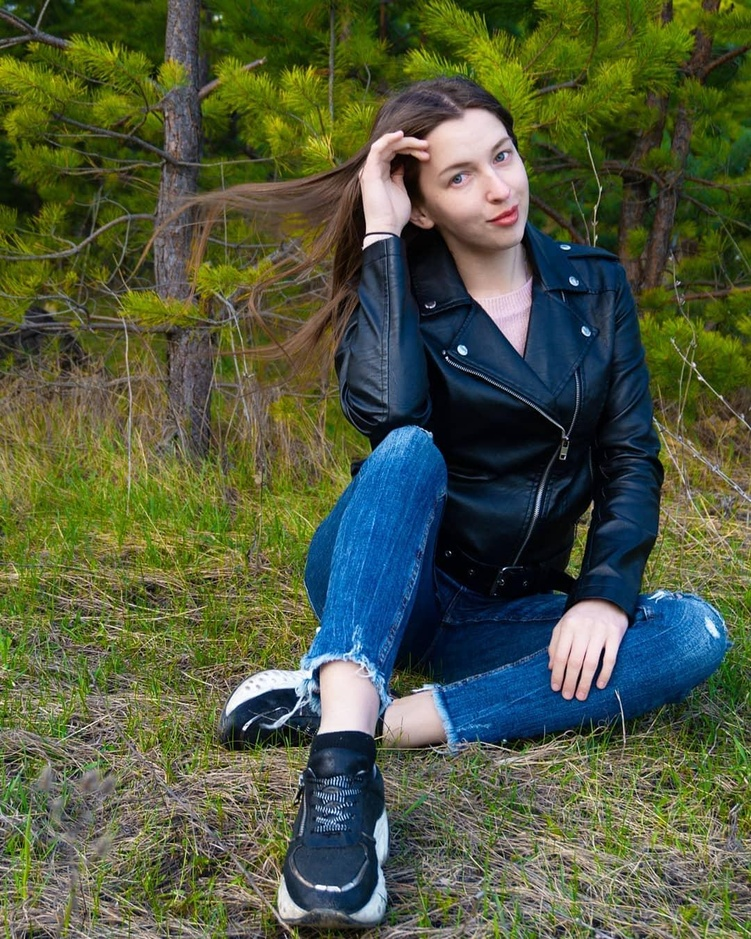
#> input picture deep/23.jpg, 751 x 939 px, shrunk from 1080 x 1350 before the run
$ python test.py
#> lines starting #> are read from the running program, lines starting #| are printed output that depends on the picture; after the words box and inside, x2 and y2 are one past the last pixel; in counts of white or black regions, pixels touching at a corner belong together
#> further down, rgb_lwpImg is the input picture: shape (939, 751, 3); mean B, G, R 64.2, 89.5, 80.4
import cv2
import numpy as np


def rgbtohsi(rgb_lwpImg):
    rows = int(rgb_lwpImg.shape[0])
#> rows = 939
    cols = int(rgb_lwpImg.shape[1])
#> cols = 751
    b, g, r = cv2.split(rgb_lwpImg)
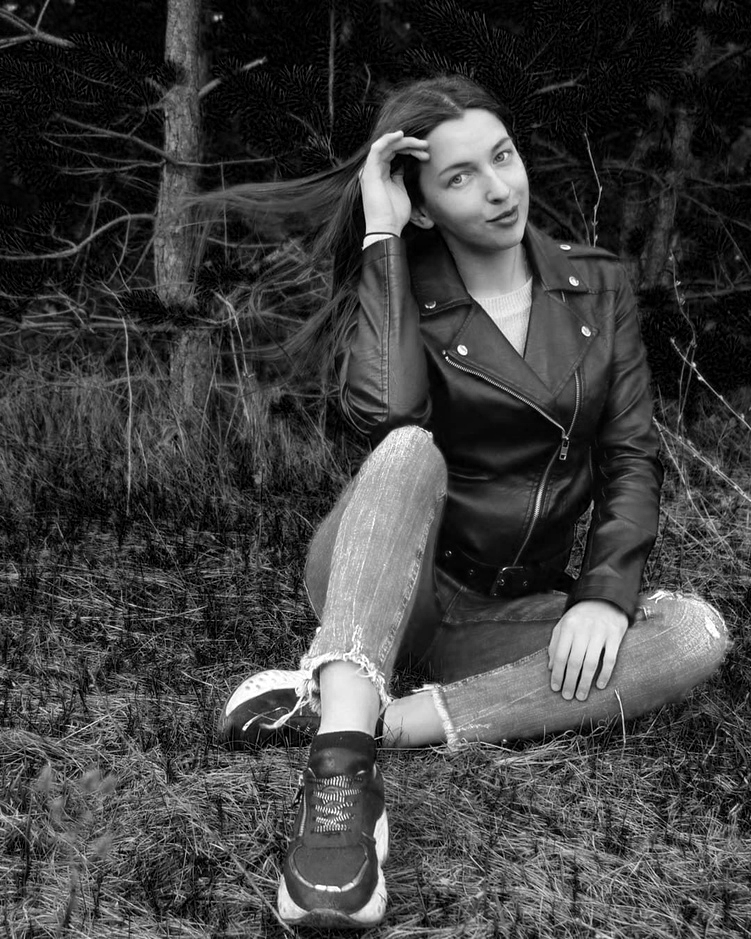
#> b: shape (939, 751); min 0, max 255, mean 64.2
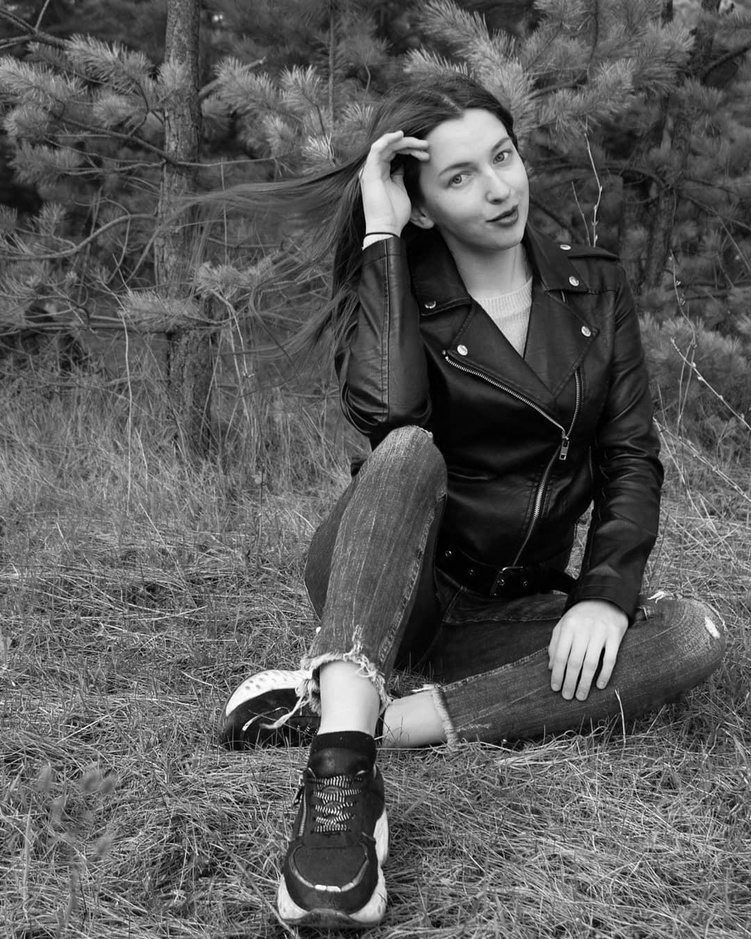
#> g: shape (939, 751); min 0, max 255, mean 89.5
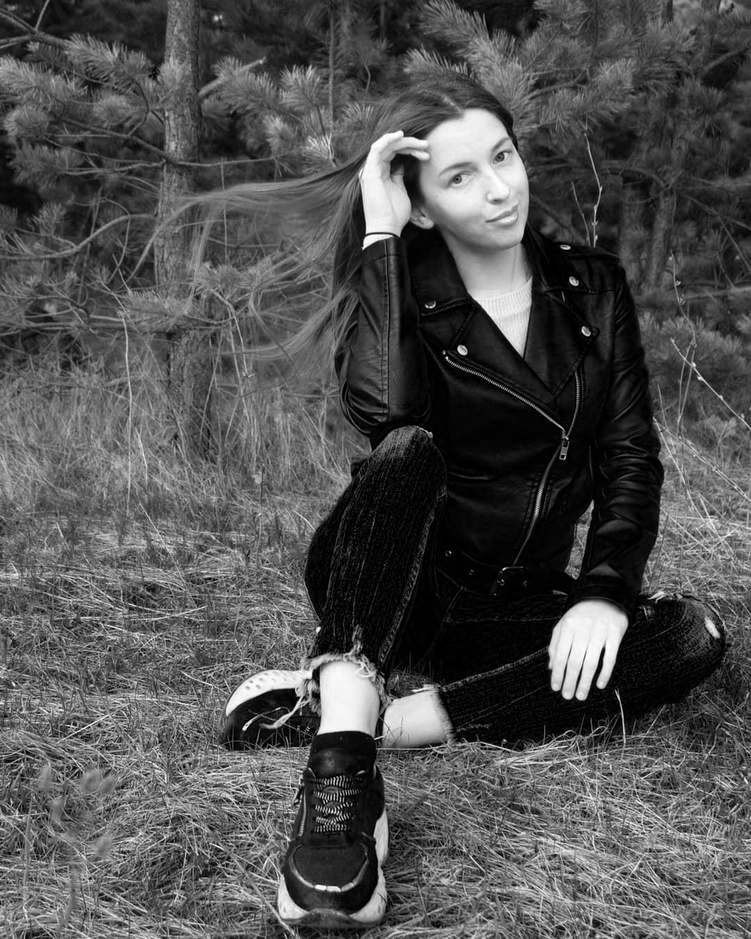
#> r: shape (939, 751); min 0, max 255, mean 80.4
    b = b / 255.0
    g = g / 255.0
    r = r / 255.0
    hsi_lwpImg = rgb_lwpImg.copy()
    H, S, I = cv2.split(hsi_lwpImg)
    for i in range(rows):
        for j in range(cols):
            num = 0.5 * ((r[i, j] - g[i, j]) + (r[i, j] - b[i, j]))
            den = np.sqrt((r[i, j] - g[i, j]) ** 2 + (r[i, j] - b[i, j]) * (g[i, j] - b[i, j]))
            theta = float(np.arccos(num / den))

            if den == 0:
                H = 0
            elif b[i, j] <= g[i, j]:
                H = theta
            else:
                H = 2 * 3.14169265 - theta

            min_RGB = min(min(b[i, j], g[i, j]), r[i, j])
            sum = b[i, j] + g[i, j] + r[i, j]
            if sum == 0:
                S = 0
            else:
                S = 1 - 3 * min_RGB / sum

            H = H / (2 * 3.14159265)
            I = sum / 3.0
            # 输出HSI图像，扩充到255以方便显示，一般H分量在[0,2pi]之间，S和I在[0,1]之间
            hsi_lwpImg[i, j, 0] = H * 255
            hsi_lwpImg[i, j, 1] = S * 255
            hsi_lwpImg[i, j, 2] = I * 255
        return hsi_lwpImg
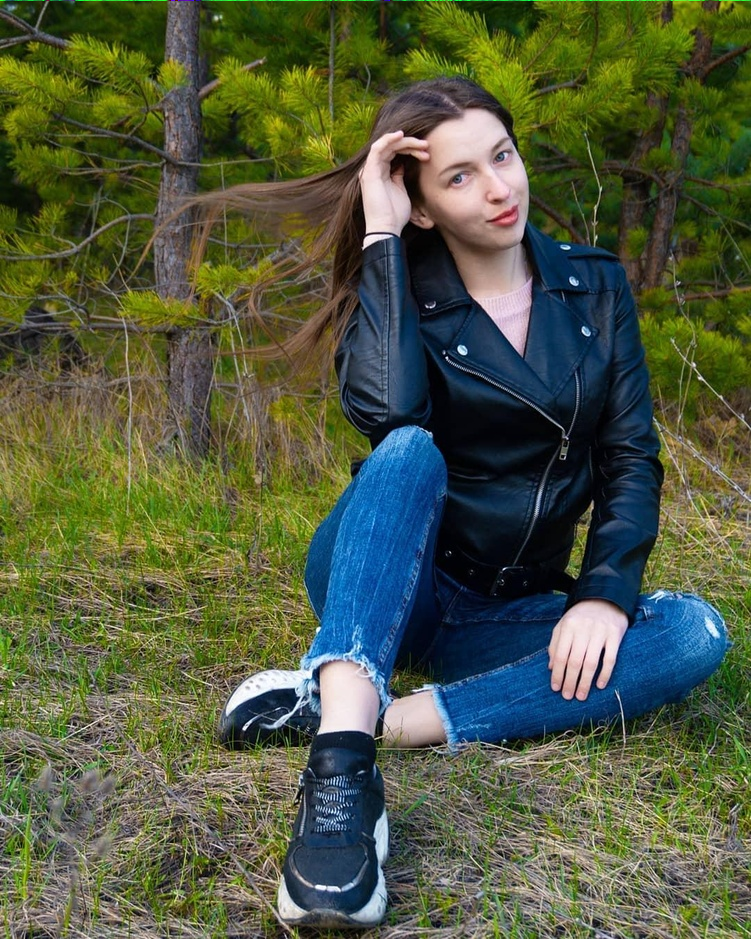
#> hsi_lwpImg: shape (939, 751, 3); 0.11% of pixels changed, all inside (x1, y1, x2, y2) = (0, 0, 751, 1)


if __name__ == '__main__':
    rgb_lwpImg = cv2.imread("23.jpg")
    hsi_lwpImg = rgbtohsi(rgb_lwpImg)

    cv2.imshow('rgb_lwpImg', rgb_lwpImg)
    cv2.imshow('hsi_lwpImg', hsi_lwpImg)

    key = cv2.waitKey(0) & 0xFF
#> (key q is pressed here)
    if key == ord('q'):
        cv2.destroyAllWindows()

$ run again, with deep/15.jpg copied over deep/23.jpg
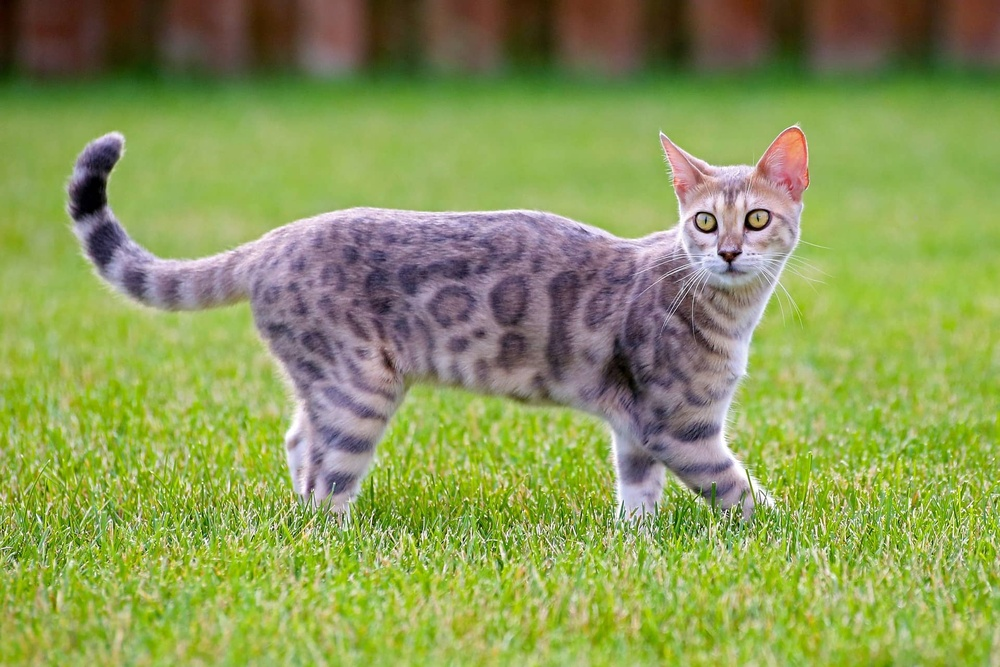
#> input picture deep/15.jpg, 1000 x 667 px, shrunk from 1920 x 1280 before the run
#> rgb_lwpImg is the input picture: shape (667, 1000, 3); mean B, G, R 86.7, 153.3, 139.1
#> in rgbtohsi, `b, g, r = cv2.split(rgb_lwpImg)`:
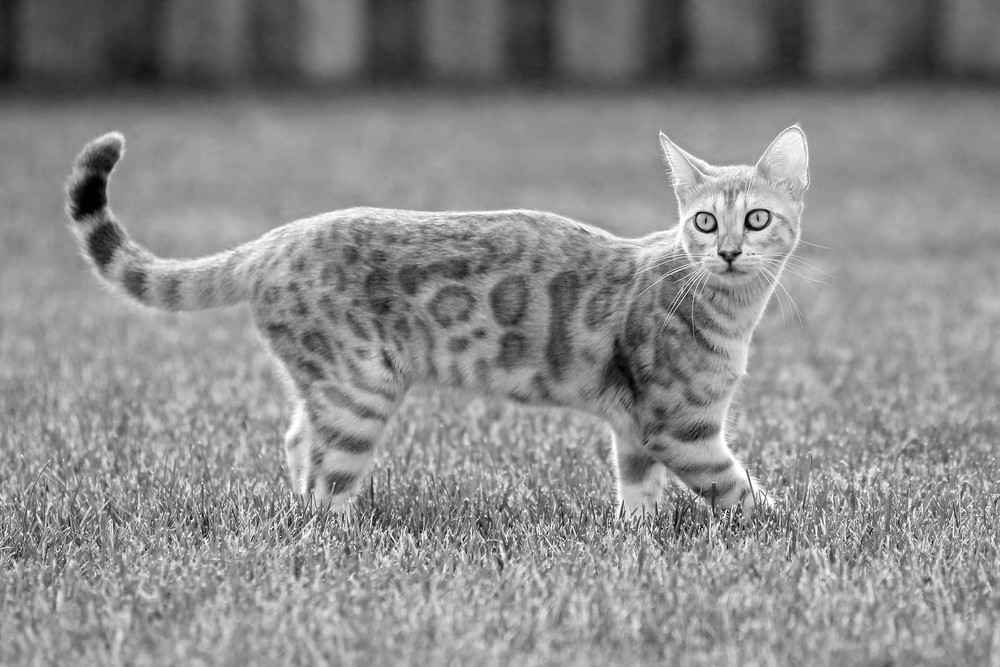
#> r: shape (667, 1000); min 0, max 255, mean 139.1
#> after the loop in rgbtohsi, `for i in range(rows):`:
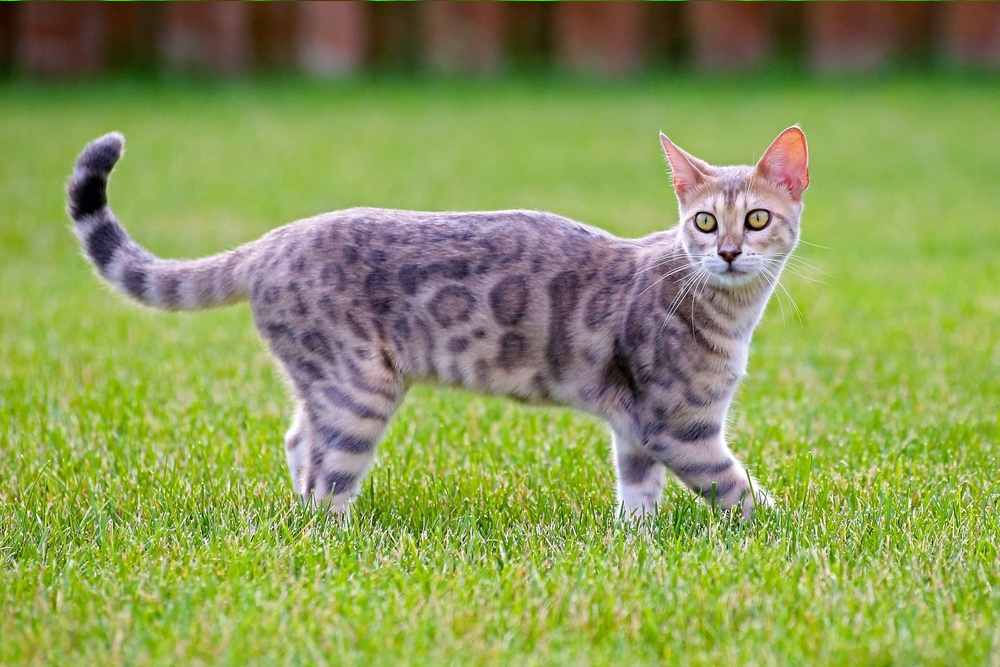
#> hsi_lwpImg: shape (667, 1000, 3); 0.15% of pixels changed, all inside (x1, y1, x2, y2) = (0, 0, 1000, 1)

$ run again, with deep/3-example.jpg copied over deep/23.jpg
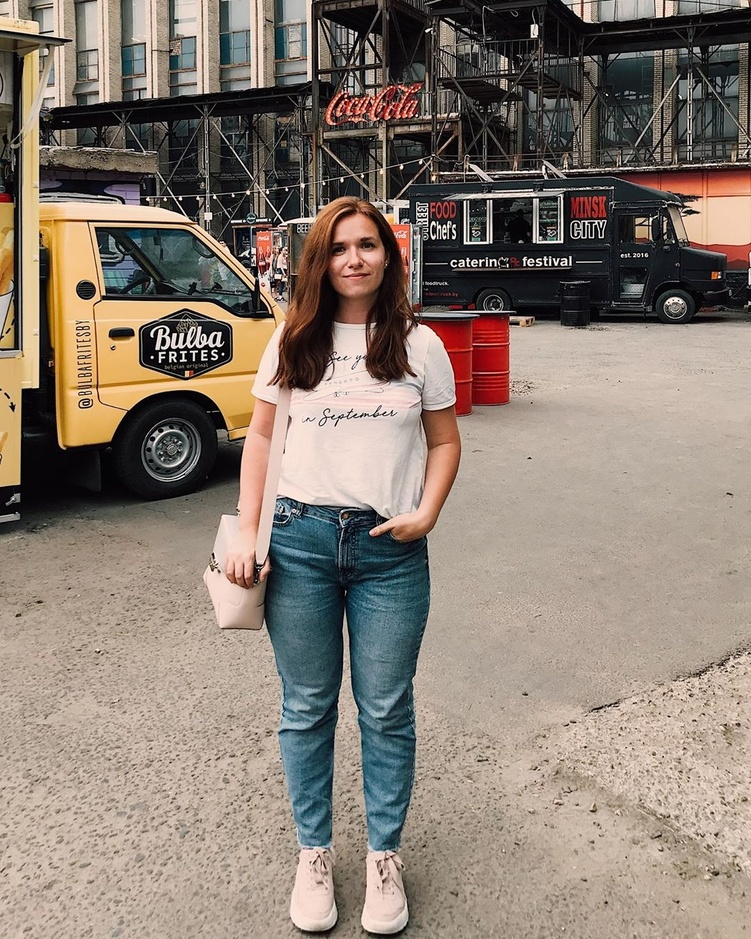
#> input picture deep/3-example.jpg, 751 x 939 px, shrunk from 1080 x 1350 before the run
#> rgb_lwpImg is the input picture: shape (939, 751, 3); mean B, G, R 114.4, 125.4, 138.5
#> in rgbtohsi, `b, g, r = cv2.split(rgb_lwpImg)`:
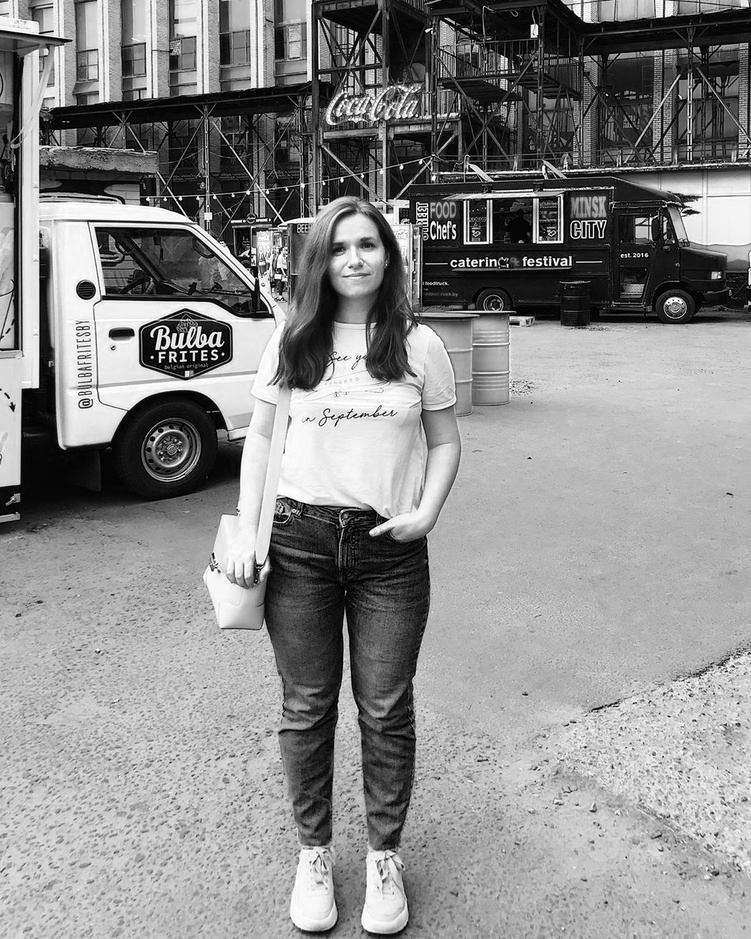
#> r: shape (939, 751); min 0, max 255, mean 138.5
#> after the loop in rgbtohsi, `for i in range(rows):`:
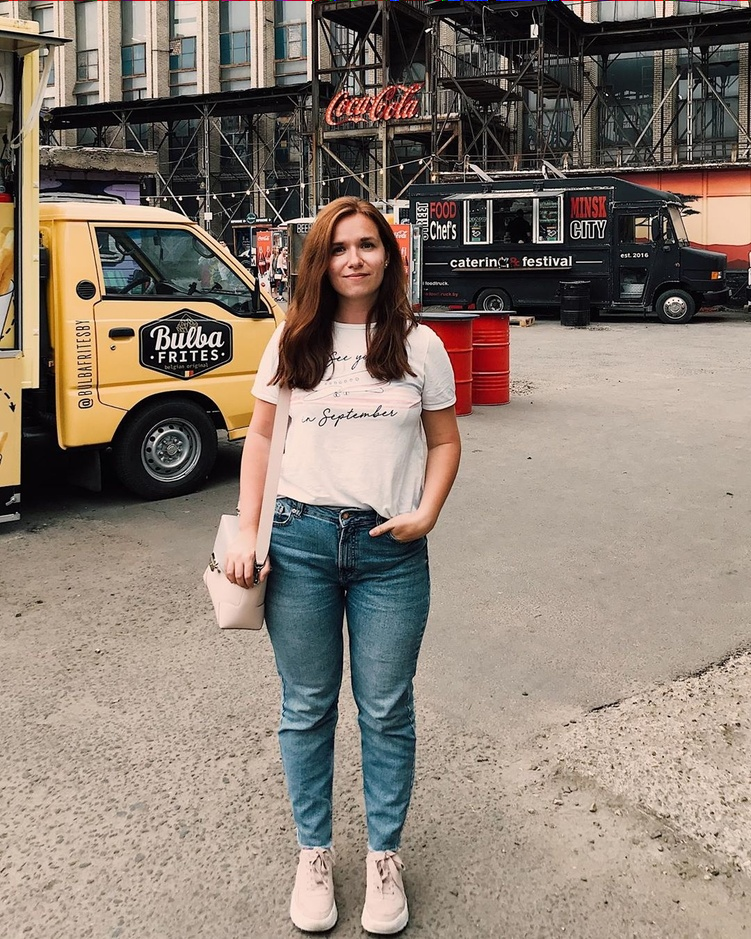
#> hsi_lwpImg: shape (939, 751, 3); 0.11% of pixels changed, all inside (x1, y1, x2, y2) = (0, 0, 751, 1)
